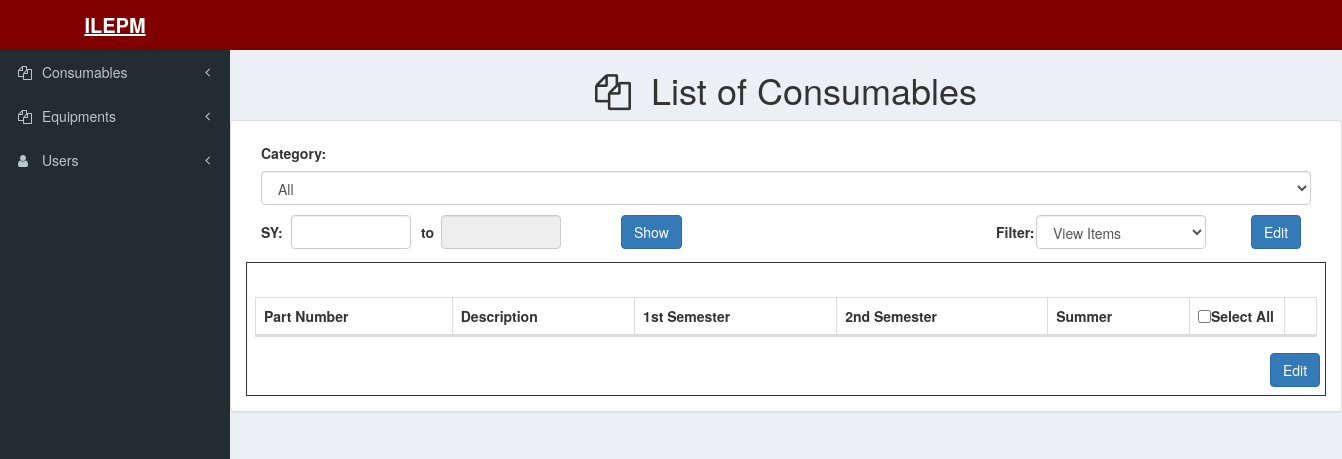
Before: /index.php/consumable/get_consumable_year with the older database file.
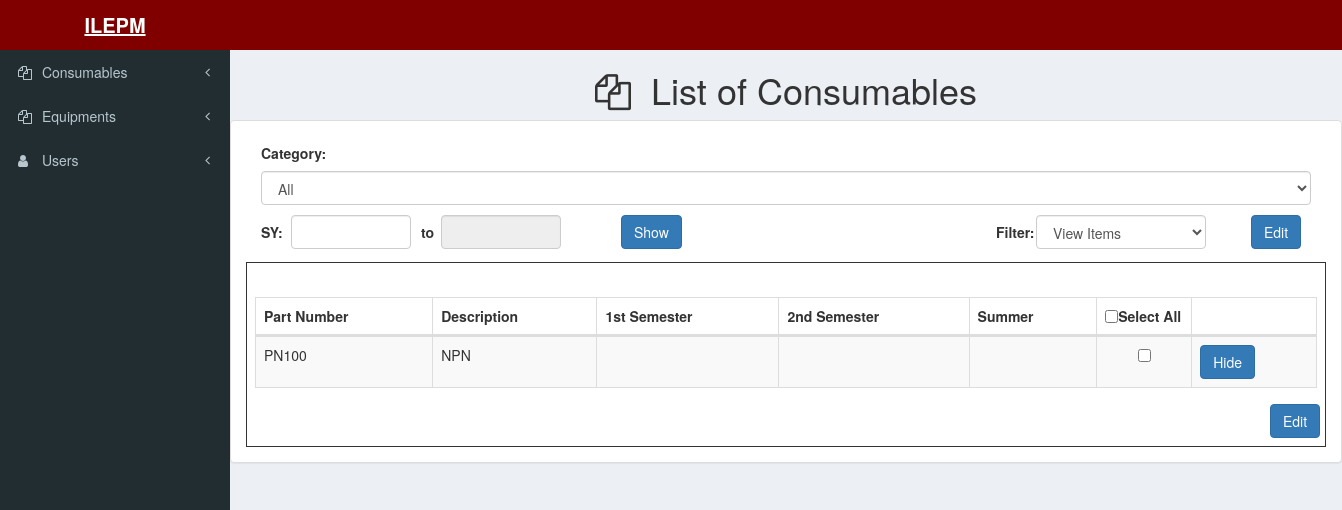
After: the same page with the newer database file.
### tables this page shows
CREATE TABLE `consumable` (
  `id` int(11) NOT NULL,
  `part_number` varchar(255) DEFAULT NULL,
  `description` varchar(255) DEFAULT NULL,
  `category` int(11) DEFAULT NULL,
  `flag` int(11) NOT NULL
);

### application/controllers/Consumable.php (called while the page is built, shortened)
<?php
class Consumable extends CI_Controller
{
	public function get_consumable_year(){
		$param['category']	=	$this->input->post('category');
		$param['year']		=	$this->input->post('yearone');
		$data['table'] = $this->consumable_model->getConsumablesTableByYear($param);
		$this->load->view('templates/header');
		$this->load->view('templates/sidebar');
		$this->load->view('pages/consumables/consumable_list', $data);
	}
}

### index.php (called while the page is built, shortened)
<?php
require_once BASEPATH.'core/CodeIgniter.php';

### application/models/Consumable_Model.php (called while the page is built, shortened)
<?php
class Consumable_Model extends CI_Model
{
	public function getConsumablesTableByYear($param){
		$this->db->select('cs.id, cs.part_number, cs.description, qs.first, qs.second, qs.summer, cs.flag');
		$this->db->from('consumable cs');
		$this->db->join('quantityperconsumableunit qs', 'qs.idConsumableUnit = cs.id ', 'left');
		$this->db->where('qs.year', $param['year']);
		$this->db->group_by('cs.part_number');
		$query = $this->db->get();
		return $query->result();
	}
}

### application/views/pages/consumables/consumable_list.php (the view, shortened to what this page needs)
<div class="content-wrapper">
    <h1>
        <center><i class="fa fa-files-o"></i>&nbsp List of Consumables </center>
    </h1>
    <div class="row">
        <div class="col-lg-12">
            <div class="panel panel-default">
                <div class="panel-body">
                    <form action="<?php echo base_url();?>consumables/list-of-consumables" method="post" id="consumableForm">
                        <div class="col-sm-12">
                            <h5>Category:</h5>
                            <select class="form-control" id="category" name="category">
                                <option value="all">All</option>
                            </select>
                        </div>
                        <div class="col-sm-4" style="margin: 10px 0px 10px 0px;">
                            <div class="col-sm-1" style="margin-left: -15px">
                                <h5>SY:</h5>
                            </div>
                            <div class="col-sm-1" style="width: 150px;">
                                <input type="text" class="form-control input-style" name="yearone" id="yearone" onchange="getYear(this);" required="true">
                            </div>
                            <div class="col-sm-1" style="margin-left: -20px; margin-right: -10px;">
                                <h5>to</h5>
                            </div>
                            <div class="col-sm-1" style="width: 150px;">
                                <input type="text" class="form-control input-style" name="yeartwo" id="yeartwo" readonly="true">
                            </div>
                        </div>
                        <div class="col-sm-4 pull-left" style="margin-top: 10px">
                            <input type="button" class="btn btn-primary" name="btnShow" id="btnShow" value="Show">
                        </div>
                        <div class="col-sm-3" style="margin-top: 10px;">
                            <div class="col-sm-2">
                                <h5>Filter: </h5>
                            </div>
                            <div class="col-sm-10">
                                <select class="form-control" id="filter" name="filter" onchange="getFilter(this);">
                                    <option value="unhide">View Items</option>
                                </select>
                            </div>
                        </div>
                        <div class="col-sm-1" style="margin-top: 10px; float: right">
                            <input type="button" class="btn btn-primary" name="btnEdit1" id="btnEdit1" value="Edit">
                        </div>
                        <div>
                            <div class="dataTable_wrapper col-sm-12" id="anotherTable">
                            </div>
                        </div>
                        <div class="dataTable_wrapper col-sm-12" style="border:1px solid; padding: 8px">
                            <table id="consumableTable" class="table table-striped table-bordered" width="100%" cellspacing="0">
                                <thead>
                                    <tr>
                                        <th>Part Number</th>
                                        <th>Description</th>
                                        <th>1st Semester</th>
                                        <th>2nd Semester</th>
                                        <th>Summer</th>
                                        <th data-priority="2" style="width: 78px;">
                                            <input type="checkbox" name="check_all" class="pull-left">Select All</label></th>
                                            <th class="text-center" data-priority="3"></th>
                                        </tr>
                                    </thead>
                                    <tbody>
                                        <?php
                                        foreach($table as $item){
                                            echo '<tr>
                                            <td>'.$item->part_number.'</td>
                                            <td>'.$item->description.'</td>
                                            <td>'.$item->first.'</td>
                                            <td>'.$item->second.'</td>
                                            <td>'.$item->summer.'</td>
                                            <td>
                                                <div class="text-center">
                                                    <input type="checkbox" name="check_list[]" value="'.$item->id.'">
                                                </div>
                                            </td>';
                                            if($item->flag != 1){
                                                echo '<td><button type="button" class="btn btn-primary" onclick="consumable_hide('."'".$item->id."'".');">Hide</button></td>';
                                            }else{
                                                echo '<td><button type="button" class="btn btn-primary" onclick="consumable_unhide('."'".$item->id."'".');">Unhide</button></td>';
                                            }
                                            echo '</tr>';
                                        }
                                        ?>
                                    </tbody>
                                </table>
                                <div class="col-sm-1" style="margin:10px 0px 0px 1000px">
                                    <input type="button" class="btn btn-primary" name="btnEdit2" id="btnEdit2" value="Edit">
                                </div>
                            </div>
                        </form>
                    </div>
                </div>
            </div>
        </div>
    </div>
</body>
</html>

### application/views/templates/header.php (shortened to what this page needs)
<!DOCTYPE html>
<html>
<head>
<link rel="stylesheet" type="text/css" href="<?php echo base_url();?>assets/dist/css/myowncss/myowncss.css">
<link rel="stylesheet" type="text/css" href="<?php echo base_url();?>assets/bower_components/bootstrap/dist/css/bootstrap.min.css">
<link rel="stylesheet" type="text/css" href="<?php echo base_url();?>assets/bower_components/font-awesome/css/font-awesome.min.css">
<link rel="stylesheet" type="text/css" href="<?php echo base_url();?>assets/bower_components/jquery-ui-1.12.1/jquery-ui.css">
<link rel="stylesheet" type="text/css" href="<?php echo base_url();?>assets/dist/css/AdminLTE.min.css">
<link rel="stylesheet" type="text/css" href="<?php echo base_url();?>assets/dist/css/skins/_all-skins.min.css">
<link rel="stylesheet" type="text/css" href="<?php echo base_url();?>assets/dist/css/bootstrap.min.css">
<link rel="stylesheet" type="text/css" href="<?php echo base_url();?>assets/dist/css/dataTables.bootstrap.min.css">
<link rel="stylesheet" type="text/css" href="<?php echo base_url();?>assets/dist/css/myowncss/myowncss.css">
<link rel="stylesheet" href="<?php echo base_url();?>assets/dist/css/jquery-confirm.min.css">
</head>
<body class="hold-transition skin-blue fixed sidebar-mini">
  <div>
    <header class="main-header">
      <a href="<?php echo base_url();?>home" class="logo" style="background-color:maroon">
        <span class="logo-lg"><b>ILEPM</b>
        </span>
      </a>
      <nav class="navbar navbar-static-top" style="background-color:maroon">
        <div class="navbar-custom-menu">
          <ul class="nav navbar-nav">
            <li class="dropdown user user-menu">
              <a href="#" class="dropdown-toggle" data-toggle="dropdown">
              </a>
            </li>
          </ul>
        </div>
      </nav>
    </header>
  </div>

### application/views/templates/sidebar.php (shortened to what this page needs)
<aside class="main-sidebar">
  <section class="sidebar">
    <ul class="sidebar-menu" data-widget="tree">
      <li class="treeview">
        <a href="#">
          <i class="fa fa-files-o"></i>
          <span>Consumables</span>
          <span class="pull-right-container">
            <i class="fa fa-angle-left pull-right"></i>
         </span>
       </a>
     </li>
     <li class="treeview">
      <a href="#">
       <i class="fa fa-files-o"></i>
       <span>Equipments</span>
       <span class="pull-right-container">
        <i class="fa fa-angle-left pull-right"></i>
     </span>
   </a>
 </li>
 <li class="treeview">
  <a href="#">
    <i class="fa fa-user"></i>
    <span>Users</span>
    <span class="pull-right-container">
      <i class="fa fa-angle-left pull-right"></i>
    </span>
  </a>
</li>
</aside>

Changed rows visible on the page:
added consumable: part_number "PN100", description "NPN"
